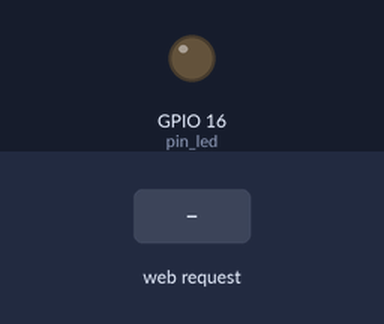
The sketch below on a simulated ESP8266 (NodeMCU). Parts: output pins drawn as LEDs (lit = HIGH). The inputs (shaded band) are chosen by the test bench. WiFi joins after 1.5 s; servers stay silent unless stated; what the sketch prints to the serial monitor is not drawn.

Above: at 2.7 s.
2.8 s: HTTP request GET /toggle received
At 3.2 s:
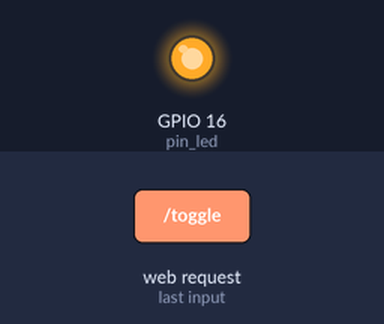
Timing chart, 0 to 5.8 s (numbered marks = the images above; inputs shaded):
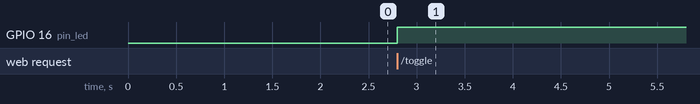

The sketch:

webserver_mdns.ino
```cpp
// (licence header left out)
#include <ESP8266WiFi.h>
#include <ESP8266WebServer.h>
#include <ESP8266mDNS.h>

ESP8266WebServer server;
uint8_t pin_led = 16;
char* ssid = "YOUR_SSID";
char* password = "YOUR_PASSWORD";

MDNSResponder mdns;

void setup()
{
  pinMode(pin_led, OUTPUT);
  WiFi.begin(ssid,password);
  Serial.begin(115200);
  while(WiFi.status()!=WL_CONNECTED)
  {
    Serial.print(".");
    delay(500);
  }
  Serial.println("");
  Serial.print("IP Address: ");
  Serial.println(WiFi.localIP());

  if (mdns.begin("esp8266-01", WiFi.localIP()))
    Serial.println("MDNS responder started");

  server.on("/",[](){server.send(200,"text/plain","Hello World!");});
  server.on("/toggle",toggleLED);
  server.begin();

  MDNS.addService("http", "tcp", 80);
}

void loop()
{
  server.handleClient();
}

void toggleLED()
{
  digitalWrite(pin_led,!digitalRead(pin_led));
  server.send(204,"");
}
```

Measured:
- after the input at 2.8 s, GPIO 16 (pin_led): LOW → HIGH at once
